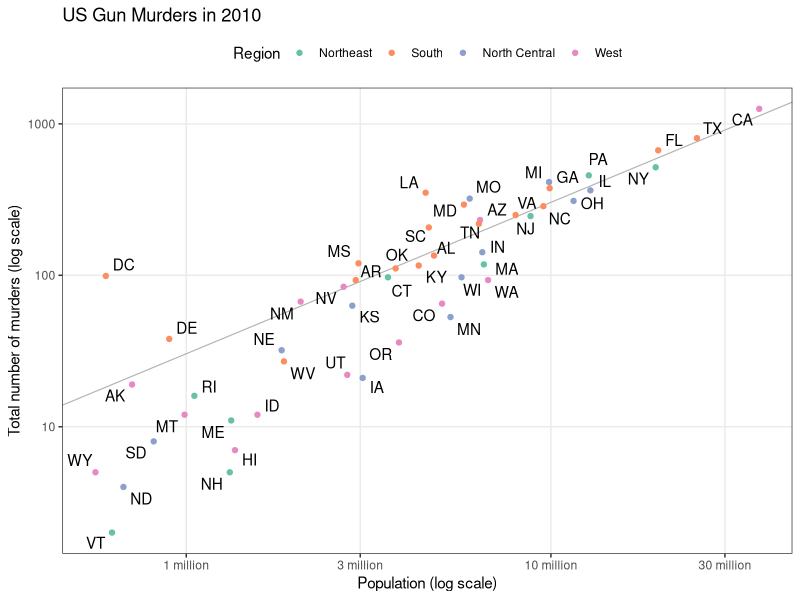
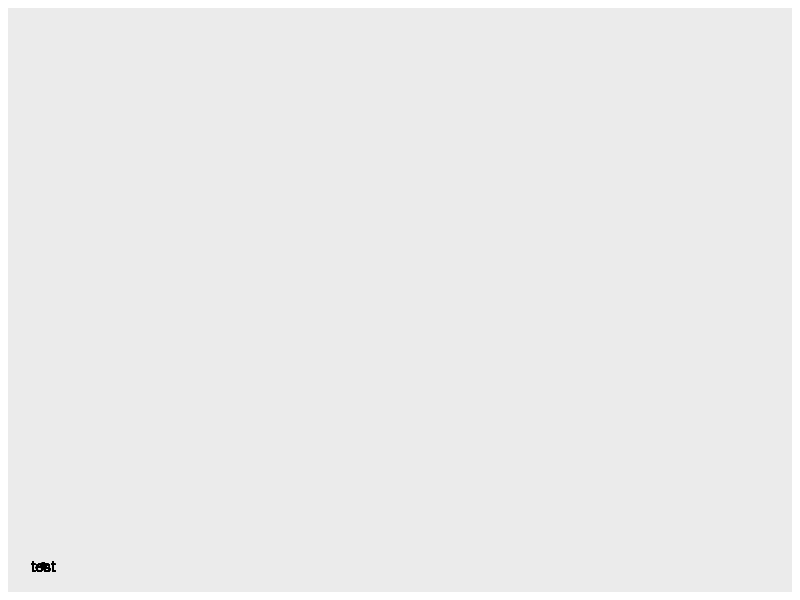
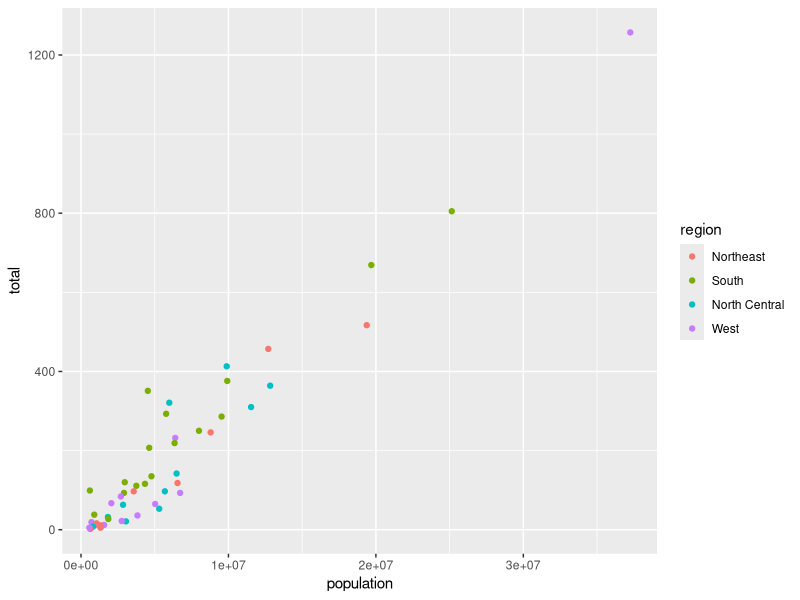
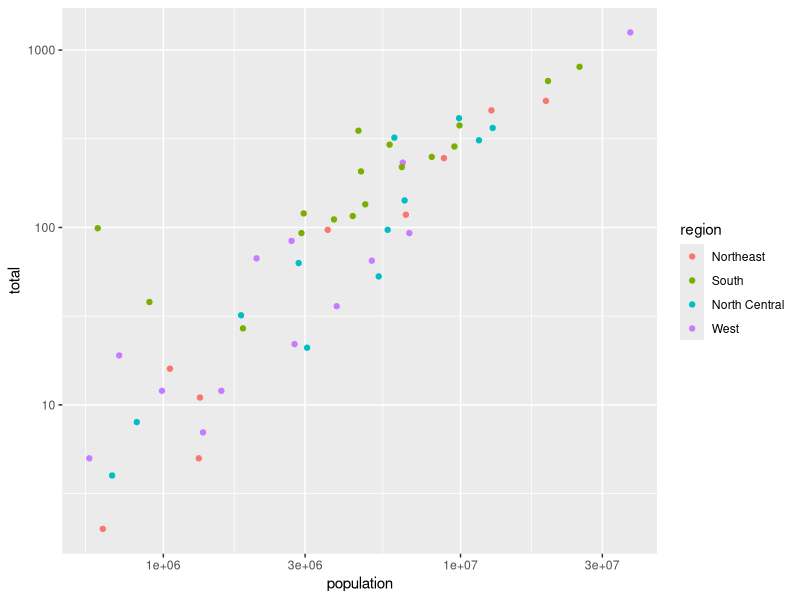
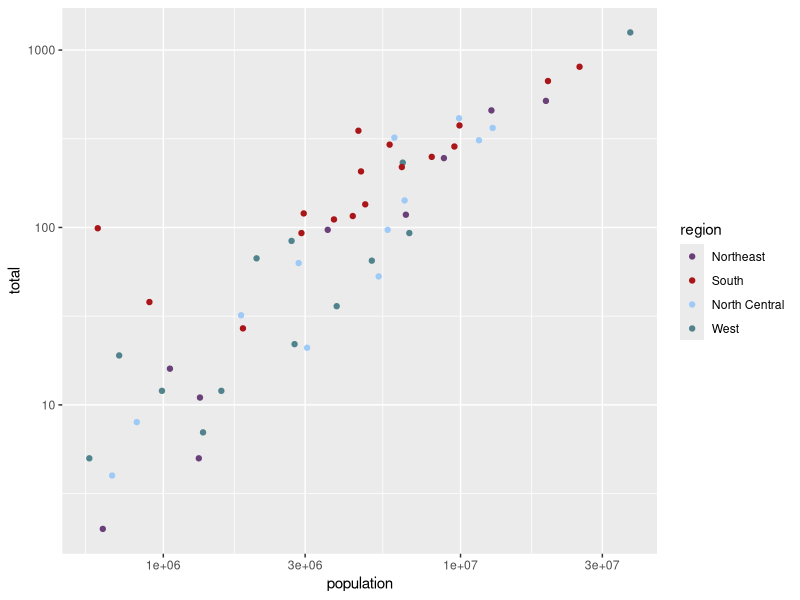
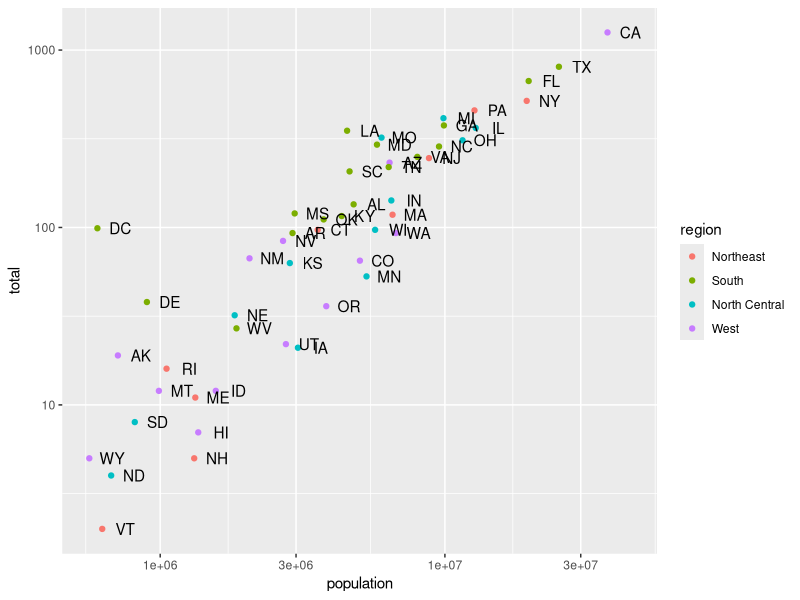
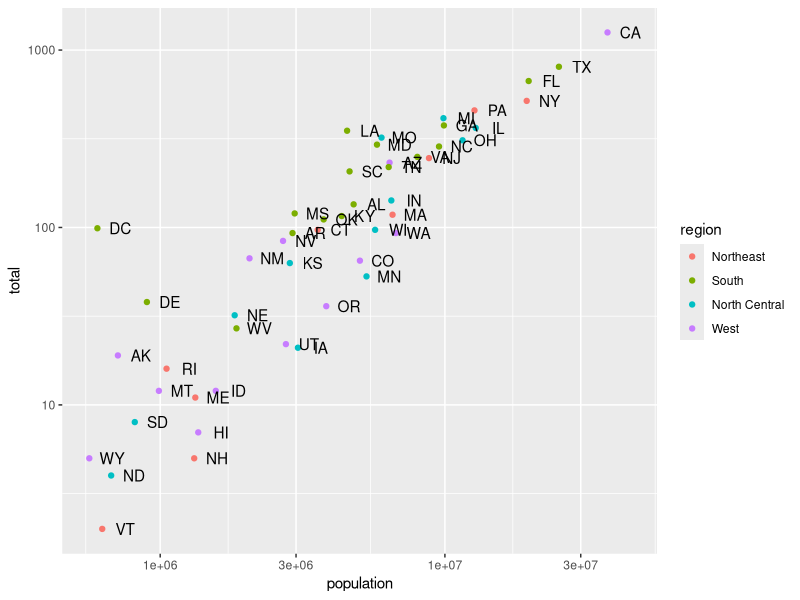
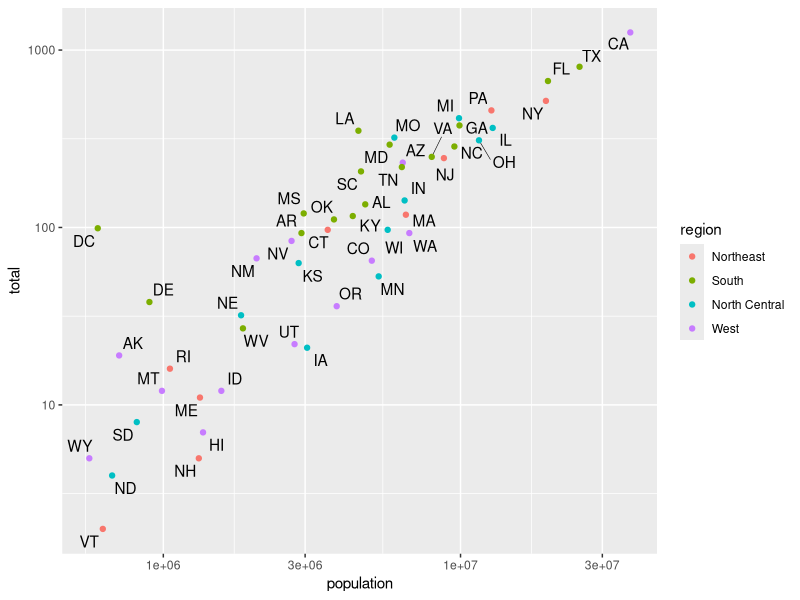

The R source for these figures, in order:
## ---- chunk 1
library("knitr")
knitr::opts_chunk$set(cache = FALSE, message = FALSE, warning = FALSE, echo = TRUE)
## ---- chunk 2
library(tidyverse)
library(dslabs)
library(ggrepel)
library(scales)
## ---- chunk 3
data(murders)
r <- murders %>% 
  summarize(rate = sum(total) /  sum(population)) %>%
  pull(rate)

ggplot(murders, aes(x = population, y = total)) +
  geom_abline(intercept = log10(r), linewidth = 0.4, col = "#b3b3b3") +
  geom_text_repel(aes(label = abb), segment.size = 0.2) + # I moved it up so that the geom_point's appear on top of the lines
  geom_point(aes(col = region)) +
  scale_x_log10(labels = unit_format(unit = "million", scale = 1e-6)) + # used to convert scientific notation to readable labels
  scale_y_log10() +
  scale_color_brewer(palette = "Set2") +
  labs(
    x = "Population (log scale)",
    y = "Total number of murders (log scale)",
    color = "Region",
    title = "US Gun Murders in 2010"
  ) +
  theme_bw() +
  theme(
    legend.position = "top",
    panel.grid.minor = element_blank()
  )
## ---- chunk 4
data(murders)
head(murders)
## ---- chunk 5
non_tidy <- data.frame(t(murders))
colnames(non_tidy) <- non_tidy[1, ]
non_tidy <- non_tidy[-1, ]
non_tidy[, 1:6]
## ---- chunk 6
ggplot(murders) +
  geom_point(x = 0, y = 0) +
  geom_text(x = 0, y = 0, label = "test")
## ---- chunk 7
ggplot(murders) +
  geom_point(aes(x = population, y = total, col = region))
## ---- chunk 8
ggplot(murders) +
  geom_point(aes(x = population, y = total, col = region)) +
  scale_x_log10() +
  scale_y_log10()
## ---- chunk 9
ggplot(murders) +
  geom_point(aes(x = population, y = total, col = region)) +
  scale_x_log10() +
  scale_y_log10() +
  scale_color_manual(values = c("#6a4078", "#aa1518", "#9ecaf8", "#50838c")) # exercise: find better colors using https://imagecolorpicker.com/
## ---- chunk 10
ggplot(murders) +
  geom_point(aes(x = population, y = total, col = region)) +
  geom_text(
    aes(x = population, y = total, label = abb),
    nudge_x = 0.08 # what would happen if I remove this?
  ) +
  scale_x_log10() +
  scale_y_log10()
## ---- chunk 11
ggplot(murders, aes(x = population, y = total)) +
  geom_point(aes(col = region)) +
  geom_text(aes(label = abb), nudge_x = 0.08) +
  scale_x_log10() +
  scale_y_log10()
## ---- chunk 12
ggplot(murders, aes(x = population, y = total)) +
  geom_text_repel(aes(label = abb), segment.size = 0.2) + # I moved it up so that the geom_point's appear on top of the lines
  geom_point(aes(col = region)) +
  scale_x_log10() +
  scale_y_log10()
## ---- chunk 13
r <- murders %>% 
  summarize(rate = sum(total) /  sum(population)) %>%
  pull(rate)
r
## ---- chunk 14
ggplot(murders, aes(x = population, y = total)) +
  geom_abline(intercept = log10(r), linewidth = 0.4, col = "#b3b3b3") +
  geom_text_repel(aes(label = abb), segment.size = 0.2) +
  geom_point(aes(col = region)) +
  scale_x_log10() +
  scale_y_log10()
## ---- chunk 15
ggplot(murders, aes(x = population, y = total)) +
  geom_abline(intercept = log10(r), linewidth = 0.4, col = "#b3b3b3") +
  geom_text_repel(aes(label = abb), segment.size = 0.2) +
  geom_point(aes(col = region)) +
  scale_x_log10(labels = unit_format(unit = "million", scale = 1e-6)) + # used to convert scientific notation to readable labels
  scale_y_log10() +
  labs(
    x = "Population (log scale)",
    y = "Total number of murders (log scale)",
    color = "region",
    title = "US Gun Murders in 2010"
  ) +
  theme(legend.position = "top")
## ---- chunk 16
ggplot(murders, aes(x = population, y = total)) +
  geom_abline(intercept = log10(r), linewidth = 0.4, col = "#b3b3b3") +
  geom_text_repel(aes(label = abb), segment.size = 0.2) +
  geom_point(aes(col = region)) +
  scale_x_log10(labels = unit_format(unit = "million", scale = 1e-6)) +
  scale_y_log10() +
  scale_color_brewer(palette = "Set2") +
  labs(
    x = "Population (log scale)",
    y = "Total number of murders (log scale)",
    color = "Region",
    title = "US Gun Murders in 2010"
  ) +
  theme_bw() +
  theme(
    legend.position = "top",
    panel.grid.minor = element_blank()
  )
